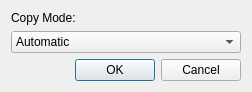
<?xml version="1.0" encoding="UTF-8"?>
<ui version="4.0">
 <class>Dialog</class>
 <widget class="QDialog" name="Dialog">
  <property name="geometry">
   <rect>
    <x>0</x>
    <y>0</y>
    <width>250</width>
    <height>92</height>
   </rect>
  </property>
  <property name="maximumSize">
   <size>
    <width>16777215</width>
    <height>92</height>
   </size>
  </property>
  <property name="windowTitle">
   <string>Select Copy Mode</string>
  </property>
  <layout class="QVBoxLayout" name="verticalLayout">
   <item>
    <widget class="QLabel" name="label">
     <property name="text">
      <string>Copy Mode:</string>
     </property>
    </widget>
   </item>
   <item>
    <widget class="QComboBox" name="comboBoxMode">
     <item>
      <property name="text">
       <string>Automatic</string>
      </property>
     </item>
     <item>
      <property name="text">
       <string>MacBinary 2</string>
      </property>
     </item>
     <item>
      <property name="text">
       <string>BinHex</string>
      </property>
     </item>
     <item>
      <property name="text">
       <string>Text (MacRoman/UTF-8 Conversion)</string>
      </property>
     </item>
     <item>
      <property name="text">
       <string>Raw Copy (Data Fork)</string>
      </property>
     </item>
    </widget>
   </item>
   <item>
    <spacer name="verticalSpacer">
     <property name="orientation">
      <enum>Qt::Vertical</enum>
     </property>
     <property name="sizeHint" stdset="0">
      <size>
       <width>20</width>
       <height>40</height>
      </size>
     </property>
    </spacer>
   </item>
   <item>
    <widget class="QDialogButtonBox" name="buttonBox">
     <property name="orientation">
      <enum>Qt::Horizontal</enum>
     </property>
     <property name="standardButtons">
      <set>QDialogButtonBox::Cancel|QDialogButtonBox::Ok</set>
     </property>
    </widget>
   </item>
  </layout>
 </widget>
 <resources/>
 <connections>
  <connection>
   <sender>buttonBox</sender>
   <signal>accepted()</signal>
   <receiver>Dialog</receiver>
   <slot>accept()</slot>
   <hints>
    <hint type="sourcelabel">
     <x>248</x>
     <y>254</y>
    </hint>
    <hint type="destinationlabel">
     <x>157</x>
     <y>274</y>
    </hint>
   </hints>
  </connection>
  <connection>
   <sender>buttonBox</sender>
   <signal>rejected()</signal>
   <receiver>Dialog</receiver>
   <slot>reject()</slot>
   <hints>
    <hint type="sourcelabel">
     <x>316</x>
     <y>260</y>
    </hint>
    <hint type="destinationlabel">
     <x>286</x>
     <y>274</y>
    </hint>
   </hints>
  </connection>
 </connections>
</ui>
